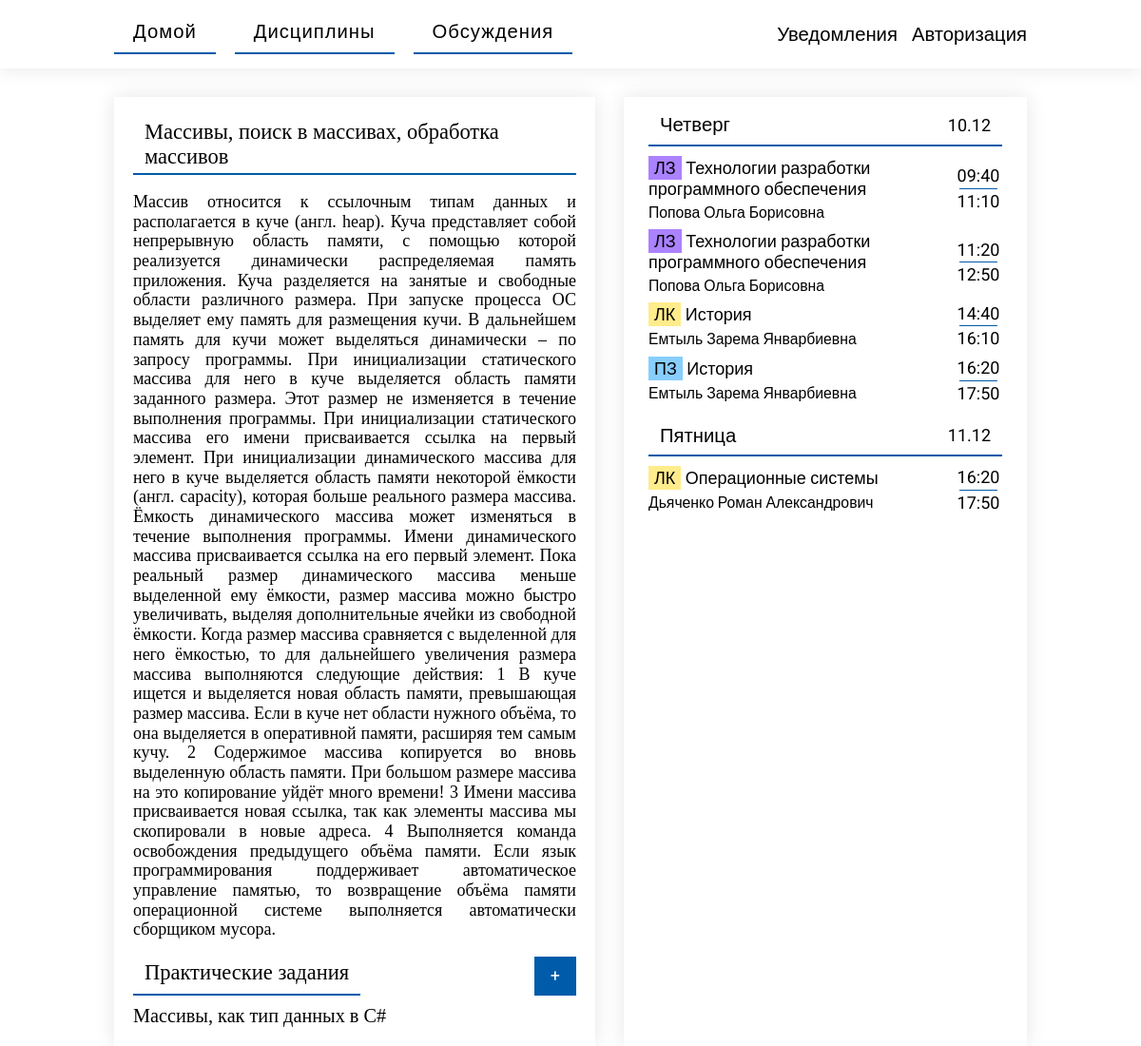
Screenshot of /Site/lesson.php?lesson_id=1 (signed in) with the database file from the repository.
### tables this page shows
CREATE TABLE `lessons` (
  `id` int(11) NOT NULL,
  `subjects_id` int(11) NOT NULL,
  `profiles_id` int(11) NOT NULL,
  `title` varchar(245) NOT NULL,
  `text` text NOT NULL
);

CREATE TABLE `practical_works` (
  `id` int(11) NOT NULL,
  `lessons_id` int(11) NOT NULL,
  `task` text NOT NULL,
  `material` text DEFAULT NULL,
  `created_at` datetime NOT NULL DEFAULT current_timestamp(),
  `updated_at` datetime NOT NULL DEFAULT current_timestamp() ON UPDATE current_timestamp(),
  `answers` text NOT NULL
);

### Site/lesson.php (the view, shortened to what this page needs)
<?php
  include 'includes/connect.php';
  $lesson_id = $_GET['lesson_id'];
  $profiles_id = $_COOKIE['profiles_id'];
  $result = mysqli_query($db, "SELECT * FROM `lessons` WHERE `id` = '$lesson_id' AND `profiles_id` = '$profiles_id'");
  $isTeacherThis = mysqli_num_rows($result) > 0;
  $result = mysqli_query($db, "SELECT `title`, `text` FROM `lessons` WHERE `id` = '$lesson_id';");
  $lesson = mysqli_fetch_array($result, MYSQLI_ASSOC);
  $result = mysqli_query($db, "SELECT * FROM `practical_works` WHERE `lessons_id` = '$lesson_id';");
  $practicals = mysqli_fetch_all($result, MYSQLI_ASSOC);
?>
<!DOCTYPE html>
<html lang="ru">
<head>
  <?php include 'includes/head.php'; ?>
  <link rel="stylesheet" href="css/schedule.css">
  <link rel="stylesheet" href="css/lesson.css">
</head>
<body>
  <?php include 'includes/header.php'; ?>
  <div class="container flex-row">
    <main class="main" id="main">
      <section class="lesson">
        <div class="lesson__title">
          <h2>
          <?=$lesson['title']?>
          </h2>
        </div>
        <p class="lesson__text">
          <?=$lesson['text']?>
        </p>
      </section>
      <section class="practicals">
        <div class="practicals__title">
          <h2>Практические задания</h2>
          <?php if ($isTeacherThis): ?>
            <a class="add_button" href="practical_add.php?lesson_id=<?=$lesson_id?>">+</a>
          <?php endif; ?>
        </div>
        <ul class="practicals-list">
        <?php if ($practicals) foreach ($practicals as $practical) { ?>
          <li class="practicals-list__item">
            <a href="practical.php?practical_id=<?=$practical['id']?>">
              <div class="practical">
                <h3 class="practical-title">
                  <?=$practical['task']?>
                </h3>
              </div>
            </a>
          </li>
        <?php } ?>
        </ul>
      </section>
    </main>
    <?php include 'includes/sidebar.php'; ?>
  </div>
</body>
</html>

### Site/css/style.css (style rules this page uses)
* { -webkit-box-sizing: border-box; box-sizing: border-box; }
a { text-decoration: none; color: inherit; }
ul { list-style: none; margin: 0; padding: 0; }
html { font-size: 18px; }
body { overflow-x: hidden; background-color: #fff; }
.header, .header-submenu, .sidebar, .sidebar-menu, .main, .footer { position: relative; -webkit-box-shadow: 0px 0px 20px 0px rgba(0, 0, 0, 0.1); box-shadow: 0px 0px 20px 0px rgba(0, 0, 0, 0.1); }
.container { width: 1140px; margin: 0 auto; }
.main { z-index: 50; margin-right: 30px; }
h2 { font-size: 1.25rem; }
h3 { font-size: 1.125rem; }
h1, h2, h3, h4, h5, h6 { font-weight: normal; margin: 0px; }
.flex-row { display: -webkit-box; display: -webkit-flex; display: -ms-flexbox; display: flex; -webkit-box-orient: horizontal; -webkit-box-direction: normal; -webkit-flex-flow: row nowrap; -ms-flex-flow: row nowrap; flex-flow: row nowrap; }
@media screen and (max-width: 1200px) { .container { width: 960px; } }
.main { width: 100%; padding: 20px; }
.add_button { display: -webkit-inline-box; display: -webkit-inline-flex; display: -ms-inline-flexbox; display: inline-flex; -webkit-box-pack: center; -webkit-justify-content: center; -ms-flex-pack: center; justify-content: center; -webkit-box-align: center; -webkit-align-items: center; -ms-flex-align: center; align-items: center; background-color: #005BAA; color: white; border: none; padding: 4px 12px; cursor: pointer; }

### Site/css/lesson.css (style rules this page uses)
.lesson__title > h2 { display: inline-block; padding: 4px 12px; border-bottom: 2px solid #005BAA; }
.lesson__text { text-align: justify; }
.practicals__title { display: -webkit-box; display: -webkit-flex; display: -ms-flexbox; display: flex; -webkit-box-pack: justify; -webkit-justify-content: space-between; -ms-flex-pack: justify; justify-content: space-between; }
.practicals__title > h2 { padding: 4px 12px; border-bottom: 2px solid #005BAA; }
.practicals-list { margin-top: 10px; }
.practicals-list__item { margin-top: 8px; }
.add_button { font-family: Roboto, Oxygen, Ubuntu, Cantarell, 'Open Sans', 'Helvetica Neue', sans-serif; display: -webkit-inline-box; display: -webkit-inline-flex; display: -ms-inline-flexbox; display: inline-flex; -webkit-box-pack: center; -webkit-justify-content: center; -ms-flex-pack: center; justify-content: center; -webkit-box-align: center; -webkit-align-items: center; -ms-flex-align: center; align-items: center; background-color: #005BAA; color: white; border: none; padding: 10px 17px; cursor: pointer; }

### rows the page displays
lessons: title "Массивы, поиск в массивах, обработка массивов", text "Массив относится к ссылочным типам данных и располагается в куче (англ. heap). Куча представляет собой непрерывную область памяти, с помощью которой реализуется динамически распределяемая память приложения. Куча разделяется на занятые и свободные области различного размера. При запуске процесса ОС выделяет ему память для размещения кучи. В дальнейшем память для кучи может выделяться динамически – по запросу программы. При инициализации статического массива для него в куче выделяется область памяти заданного размера. Этот размер не изменяется в течение выполнения программы. При инициализации статического массива его имени присваивается ссылка на первый элемент. При инициализации…"
practical_works: task "Массивы, как тип данных в C#"
